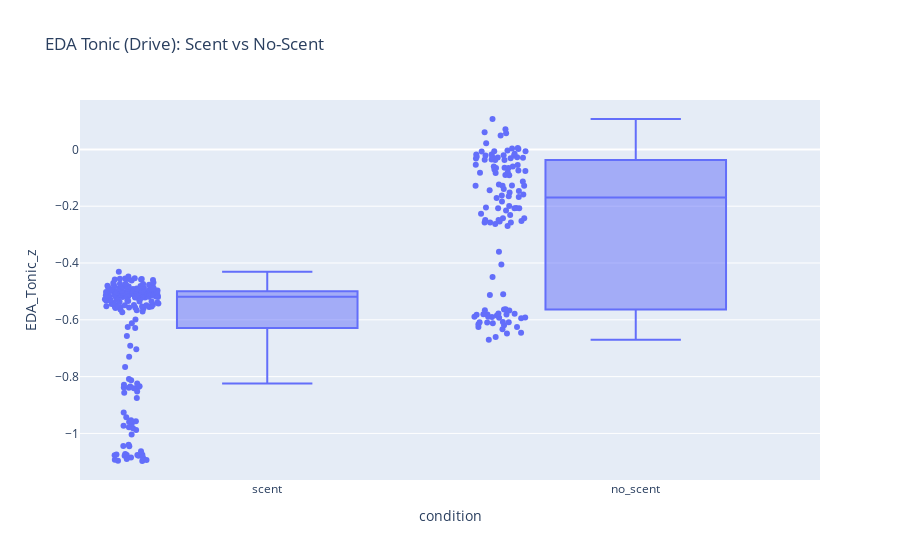
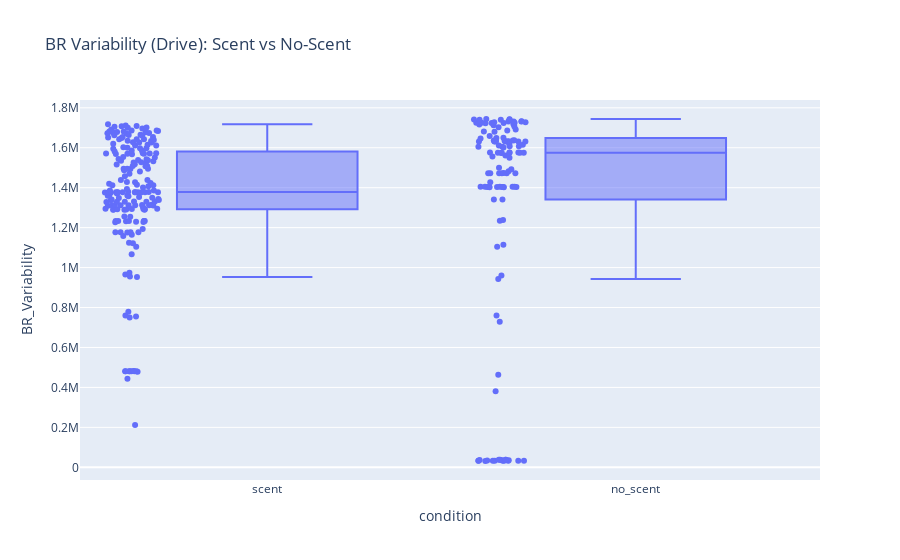

Notebook code cell kept with these figures, in order:
### Code cell
# Box plot：整体差异分布
import plotly.express as px

def boxplot_metric(df1, df2, metric, label):
    tmp = pd.concat([
        df1.assign(condition="scent"),
        df2.assign(condition="no_scent")
    ])
    fig = px.box(tmp, x="condition", y=metric,
                 points="all",
                 title=f"{label}: Scent vs No-Scent")
    fig.show()

boxplot_metric(drive_scent_df, drive_noscent_df, "EDA_Tonic_z", "EDA Tonic (Drive)")
boxplot_metric(drive_scent_df, drive_noscent_df, "BR_Variability", "BR Variability (Drive)")

### Figure 1 — Plotly figure (JSON) as saved in the notebook; plotly's stock layout.template omitted (floating-point values rounded to 4 significant figures; data arrays with more than 128 entries replaced by an {"elided": "..."} marker saying what was removed)
{"data": [{"alignmentgroup": "True", "boxpoints": "all", "hovertemplate": "condition=%{x}<br>EDA_Tonic_z=%{y}<extra></extra>", "legendgroup": "", "marker": {"color": "#636efa"}, "name": "", "notched": false, "offsetgroup": "", "orientation": "v", "showlegend": false, "type": "box", "x": {"elided": "312 str values"}, "x0": " ", "xaxis": "x", "y": {"elided": "312 float values"}, "y0": " ", "yaxis": "y"}], "layout": {"boxmode": "group", "legend": {"tracegroupgap": 0}, "title": {"text": "EDA Tonic (Drive): Scent vs No-Scent"}, "xaxis": {"anchor": "y", "domain": [0, 1], "title": {"text": "condition"}}, "yaxis": {"anchor": "x", "domain": [0, 1], "title": {"text": "EDA_Tonic_z"}}}}

### Figure 2 — Plotly figure (JSON) as saved in the notebook; plotly's stock layout.template omitted (floating-point values rounded to 4 significant figures; data arrays with more than 128 entries replaced by an {"elided": "..."} marker saying what was removed)
{"data": [{"alignmentgroup": "True", "boxpoints": "all", "hovertemplate": "condition=%{x}<br>BR_Variability=%{y}<extra></extra>", "legendgroup": "", "marker": {"color": "#636efa"}, "name": "", "notched": false, "offsetgroup": "", "orientation": "v", "showlegend": false, "type": "box", "x": {"elided": "312 str values"}, "x0": " ", "xaxis": "x", "y": {"elided": "312 float values"}, "y0": " ", "yaxis": "y"}], "layout": {"boxmode": "group", "legend": {"tracegroupgap": 0}, "title": {"text": "BR Variability (Drive): Scent vs No-Scent"}, "xaxis": {"anchor": "y", "domain": [0, 1], "title": {"text": "condition"}}, "yaxis": {"anchor": "x", "domain": [0, 1], "title": {"text": "BR_Variability"}}}}
